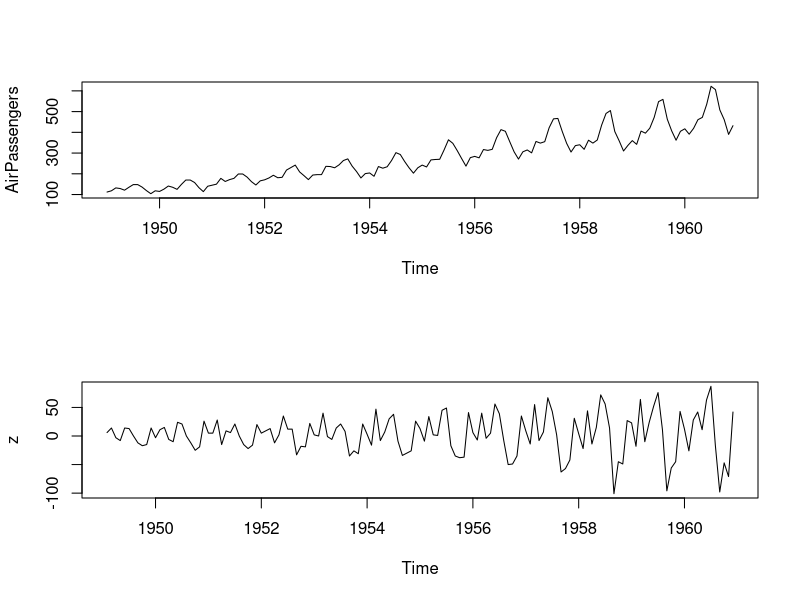

Generate this figure with R:
## ---- chunk 1
library(urca)
library(forecast)
## ---- chunk 2
AirPassengers
## ---- chunk 3
x = ur.kpss(AirPassengers)
x
## ---- chunk 4
z <- diff(AirPassengers)
x <- ur.kpss(z)
x
## ---- chunk 5

ndiffs(AirPassengers)

## ---- chunk 6
# dividindo a tela em duas.
split.screen(figs = c(2,1))
screen(1)
plot(AirPassengers)
screen(2)
plot(z)
